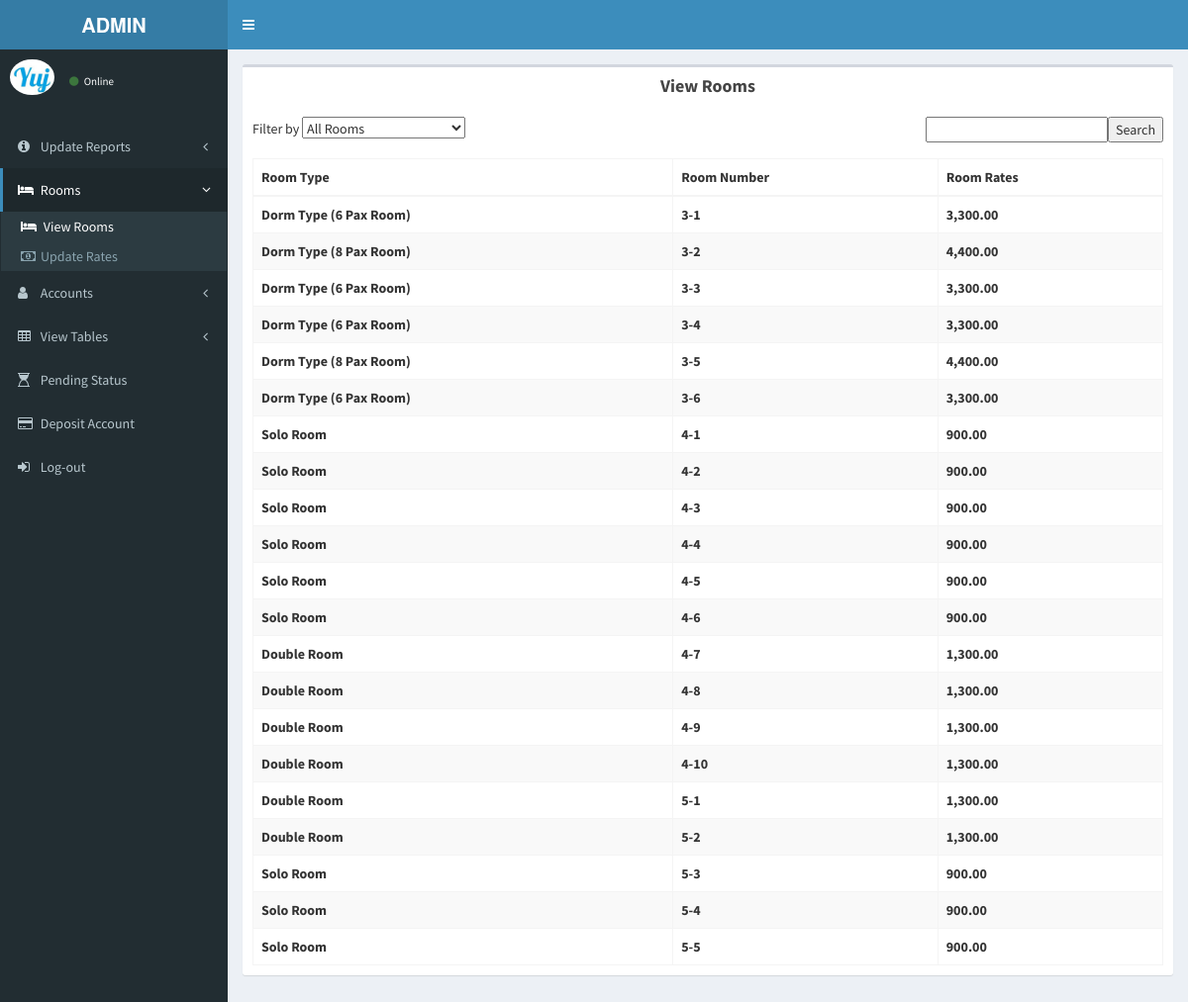
Screenshot of /Admin/viewrooms.php with the database file from the repository.
### tables this page shows
CREATE TABLE `tbl_room` (
  `room_id` int(30) NOT NULL,
  `roomrates` varchar(255) NOT NULL,
  `roomstatus` varchar(255) NOT NULL,
  `capacity` int(255) NOT NULL,
  `roomName` varchar(30) NOT NULL,
  `roomnumber` varchar(30) NOT NULL,
  `category` varchar(255) NOT NULL,
  `addguest_id` int(255) NOT NULL,
  `guestName` varchar(255) NOT NULL
);

### Admin/viewrooms.php (the view, shortened to what this page needs)
<!DOCTYPE html>
<html>
<head>
  <link rel="stylesheet" href="bootstrap/css/bootstrap.min.css">
  <link rel="stylesheet" href="https://maxcdn.bootstrapcdn.com/font-awesome/4.4.0/css/font-awesome.min.css">
  <link rel="stylesheet" href="https://code.ionicframework.com/ionicons/2.0.1/css/ionicons.min.css">
  <link rel="stylesheet" href="dist/css/AdminLTE.min.css">
  <link rel="stylesheet" href="dist/css/skins/_all-skins.min.css">
  <link rel="stylesheet" href="plugins/iCheck/flat/blue.css">
  <link rel="stylesheet" href="plugins/morris/morris.css">
  <link rel="stylesheet" href="plugins/jvectormap/jquery-jvectormap-1.2.2.css">
  <link rel="stylesheet" href="plugins/datepicker/datepicker3.css">
  <link rel="stylesheet" href="plugins/daterangepicker/daterangepicker-bs3.css">
  <link rel="stylesheet" href="plugins/bootstrap-wysihtml5/bootstrap3-wysihtml5.min.css">
 <link rel="stylesheet" href="bootstrap/css/bootstrap.min.css">
  <link rel="stylesheet" href="https://maxcdn.bootstrapcdn.com/font-awesome/4.4.0/css/font-awesome.min.css">
  <link rel="stylesheet" href="https://code.ionicframework.com/ionicons/2.0.1/css/ionicons.min.css">
  <link rel="stylesheet" href="plugins/datatables/dataTables.bootstrap.css">
  <link rel="stylesheet" href="dist/css/AdminLTE.min.css">
  <link rel="stylesheet" href="../../dist/css/skins/_all-skins.min.css">
</head>
<body class="hold-transition skin-blue fixed sidebar-mini">
<div class="wrapper">
  <header class="main-header">
    <a href="dailysale.php" class="logo">
      <span class="logo-lg"><b>ADMIN</b></span>
    </a>
    <nav class="navbar navbar-static-top" role="navigation">
      <a href="#" class="sidebar-toggle" data-toggle="offcanvas" role="button">
      </a>
    </nav>
  </header>
  <aside class="main-sidebar">
    <section class="sidebar">
      <div class="user-panel">
         <div class="pull-left image">
          <img src="dist/img/user2-160x160.jpg" class="img-circle" alt="User Image">
        </div>
       <div class="pull-left info">
		   <a href="#"><i class="fa fa-circle text-success"></i> Online</a>
        </div>
      </div>
        <ul class="sidebar-menu">
       <br>
	    <li class="treeview">
          <a href=""><i class="fa fa-info-circle"></i> <span>Update Reports</span><i class="fa fa-angle-left pull-right"></i></a>
        </li>
		<li class="active">
          <a href=""><i class="fa fa-bed"></i> <span>Rooms</span><i class="fa fa-angle-left pull-right"></i></a>
          <ul class="treeview-menu">
				<li class="active"><a href="viewrooms.php"><i class="fa fa-bed"></i> <span>View Rooms</span></a></li>
				<li><a href="updaterooms.php"><i class="fa fa-money"></i><span>Update Rates</span></a></li>
          </ul>
        </li>
		<li class="treeview">
          <a href=""><i class="fa fa-user"></i> <span>Accounts</span><i class="fa fa-angle-left pull-right"></i></a>
        </li>
<li class="treeview">
          <a href=""><i class="fa fa-table"></i> <span>View Tables</span><i class="fa fa-angle-left pull-right"></i></a>
        </li>
<li><a href="pendingreservation.php"><i class="fa fa-hourglass-1"></i> <span>Pending Status</span></a></li>
		<li><a href="depositaccount.php"><i class="fa fa-credit-card"></i> <span>Deposit Account</span></a></li>
        <li><a href="logout.php"><i class="fa fa-sign-in"></i> <span>Log-out</span></a></li>
  </ul>
    </section>
  </aside>
  <div class="content-wrapper">
	       <section class="content">
          <div class="row">
            <div class="col-xs-12">
          <div class="box">
            <div class="box-header">
             <center> <h3 class="box-title"><b>View Rooms</b></h3></center>
            </div>
            <div class="box-body">
		<form method="GET" action="">
			Filter by <select name="id" class = "a">
				<option hidden selected value ="">
				<?php
				if(isset($_GET['id'])){
					echo $_GET['id'];
				}
				else{
					echo 'All Rooms';
				}
				?>
				</option>
			</select>
			<input type="submit" name="Submit" value="Search" class="pull-right" />
			<input type="text" name="search" class="pull-right"/>
		</form>
		<br>
		<?php
		if(isset($_GET['search'])){
			$search = ($_GET['search']);
			$qry = mysql_query("SELECT * FROM tbl_room where roomnumber like '%$search%'
					or roomName like '%$search%' or roomrates like '%$search%'");
		}else{
			if(isset($_GET['id'])){
				if($_GET['id'] ==  "All Rooms"){
					$qry = mysql_query("SELECT * FROM tbl_room");
				}else{
					$id = $_GET['id'];
					$qry = mysql_query("SELECT * FROM tbl_room WHERE roomName = '$id'");
				}
			}
			else{
				$qry = mysql_query("SELECT * FROM tbl_room");
			}
		}
		?>
              <table class="table table-bordered table-striped">
                <thead>
                <tr>
				<th>Room Type</th>
                  <th>Room Number</th>
                  <th>Room Rates</th>
                </tr>
                </thead>
                <tbody>
				<tr>
                <?php
				while($rs=mysql_fetch_array($qry)) {
					$roomrates = $rs['roomrates'];
					$roomrates = number_format($roomrates,2);
						echo "<tr>";
					echo "<td>".$rs['roomName']."</td>";
					echo "<td>".$rs['roomnumber']."</td>";
					echo "<td>".$roomrates."</td>";
					echo "</tr>";
				}
	?>
	</tr>
                </tbody>
              </table>
          </div>
              </div>
		   </div>
          </div>
       </section>
      </div>
</body>
</html>

### Admin/viewrooms.php (style rules this page uses)
td { font-weight:bold; }

### rows the page displays
tbl_room: roomName "Dorm Type (6 Pax Room)", roomnumber "3-1", roomrates "3,300.00"
tbl_room: roomName "Dorm Type (8 Pax Room)", roomnumber "3-2", roomrates "4,400.00"
tbl_room: roomName "Dorm Type (6 Pax Room)", roomnumber "3-3", roomrates "3,300.00"
tbl_room: roomName "Dorm Type (6 Pax Room)", roomnumber "3-4", roomrates "3,300.00"
tbl_room: roomName "Dorm Type (8 Pax Room)", roomnumber "3-5", roomrates "4,400.00"
tbl_room: roomName "Dorm Type (6 Pax Room)", roomnumber "3-6", roomrates "3,300.00"
tbl_room: roomName "Solo Room", roomnumber "4-1", roomrates "900.00"
tbl_room: roomName "Solo Room", roomnumber "4-2", roomrates "900.00"
tbl_room: roomName "Solo Room", roomnumber "4-3", roomrates "900.00"
tbl_room: roomName "Solo Room", roomnumber "4-4", roomrates "900.00"
tbl_room: roomName "Solo Room", roomnumber "4-5", roomrates "900.00"
tbl_room: roomName "Solo Room", roomnumber "4-6", roomrates "900.00"
tbl_room: roomName "Double Room", roomnumber "4-7", roomrates "1,300.00"
tbl_room: roomName "Double Room", roomnumber "4-8", roomrates "1,300.00"
tbl_room: roomName "Double Room", roomnumber "4-9", roomrates "1,300.00"
tbl_room: roomName "Double Room", roomnumber "4-10", roomrates "1,300.00"
tbl_room: roomName "Double Room", roomnumber "5-1", roomrates "1,300.00"
tbl_room: roomName "Double Room", roomnumber "5-2", roomrates "1,300.00"
tbl_room: roomName "Solo Room", roomnumber "5-3", roomrates "900.00"
tbl_room: roomName "Solo Room", roomnumber "5-4", roomrates "900.00"
tbl_room: roomName "Solo Room", roomnumber "5-5", roomrates "900.00"
